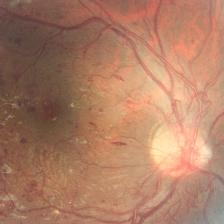
#> input picture images/Train image samples/sample/crop_224/16_left.jpeg, 224 x 224 px, found by its file name
$ python test_crop_and_resize.py
#> lines starting #> are read from the running program, lines starting #| are printed output that depends on the picture
#crop and resize the image

from PIL import Image
import os
#for image read and save
from skimage import io
from skimage.transform import resize
import time

#scriptDir = os.path.dirname(__file__)
#imagePath = os.path.join(scriptDir, '/home/tirth/Diabetic Retinopathy/TirthSampleTest/126_right.jpeg')
start_time_first = time.time()


imagePath = "/home/tirth/Diabetic Retinopathy/Data Cleaning/sample/16_left.jpeg"

image = Image.open(imagePath)
#> image is the input picture: PIL image 224x224 RGB; mean R, G, B 173.5, 125.1, 100.4

img = io.imread(imagePath)
height, width, channel = img.shape
#> height = 224; width = 224; channel = 3

print('Before: ', height, width, channel)
#| Before:  224 224 3

cropp = 1800
#upper left corner
left = width//2 - cropp//2
#> left = -788
top = height//2 - cropp//2
#> top = -788

#lower right corner
bot = width//2 + cropp//2
#> bot = 1012
right = height//2 + cropp//2
#> right = 1012

imageCropped = image.crop((left, top, bot, right))
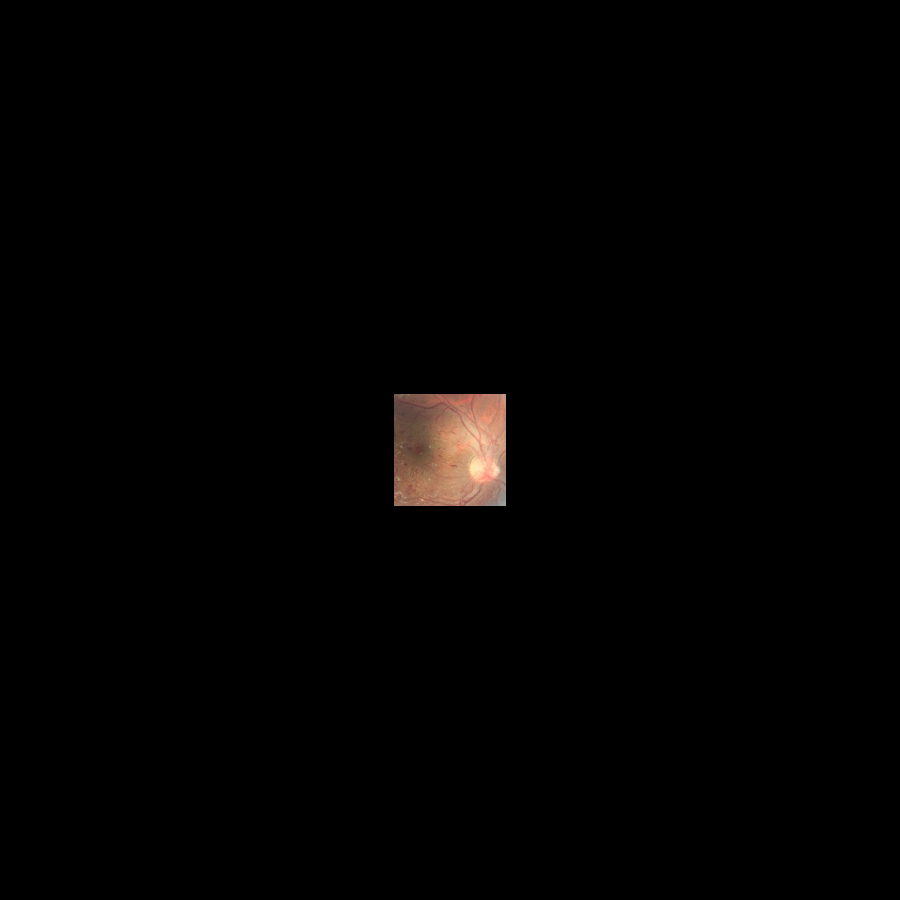
#> imageCropped: PIL image 1800x1800 RGB (shown at 1/2 size); mean R, G, B 2.7, 1.9, 1.6


extension = '.jpeg'

imageCropped.save('1800' + extension)
print("--- %s seconds ---" % (time.time() - start_time_first))
#img.show()

start_time_second = time.time()
cropx , cropy = 1800, 1800

img = io.imread(imagePath)
y,x,channel = img.shape
#> y = 224; x = 224
startx = x//2-(cropx//2)
#> startx = -788
starty = y//2-(cropy//2)
#> starty = -788
img = img[starty:starty+cropy,startx:startx+cropx]
img = resize(img, (256,256), mode='constant')
#> (the run stopped early here; a loop or call above may not have finished)

$ run again, with images/Train image samples/sample/crop_224/10_left.jpeg copied over images/Train image samples/sample/crop_224/16_left.jpeg
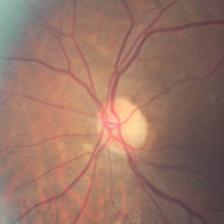
#> input picture images/Train image samples/sample/crop_224/10_left.jpeg, 224 x 224 px, found by its file name
#> image is the input picture: PIL image 224x224 RGB; mean R, G, B 153.5, 115.9, 101.7
#| Before:  224 224 3
#> `imageCropped = image.crop((left, top, bot, right))`:
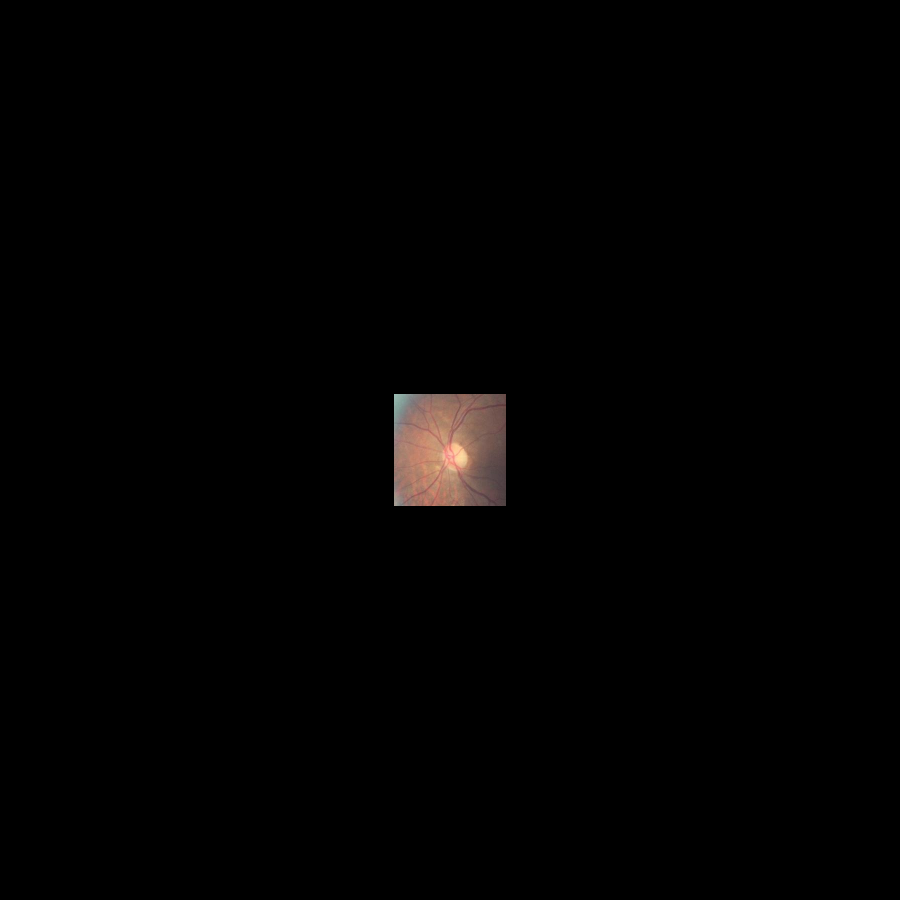
#> imageCropped: PIL image 1800x1800 RGB (shown at 1/2 size); mean R, G, B 2.4, 1.8, 1.6

$ run again, with images/Train image samples/sample/crop_224/13_left.jpeg copied over images/Train image samples/sample/crop_224/16_left.jpeg
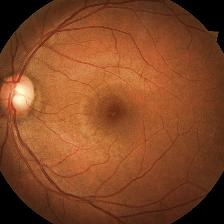
#> input picture images/Train image samples/sample/crop_224/13_left.jpeg, 224 x 224 px, found by its file name
#> image is the input picture: PIL image 224x224 RGB; mean R, G, B 131.2, 71.5, 37.9
#| Before:  224 224 3
#> `imageCropped = image.crop((left, top, bot, right))`:
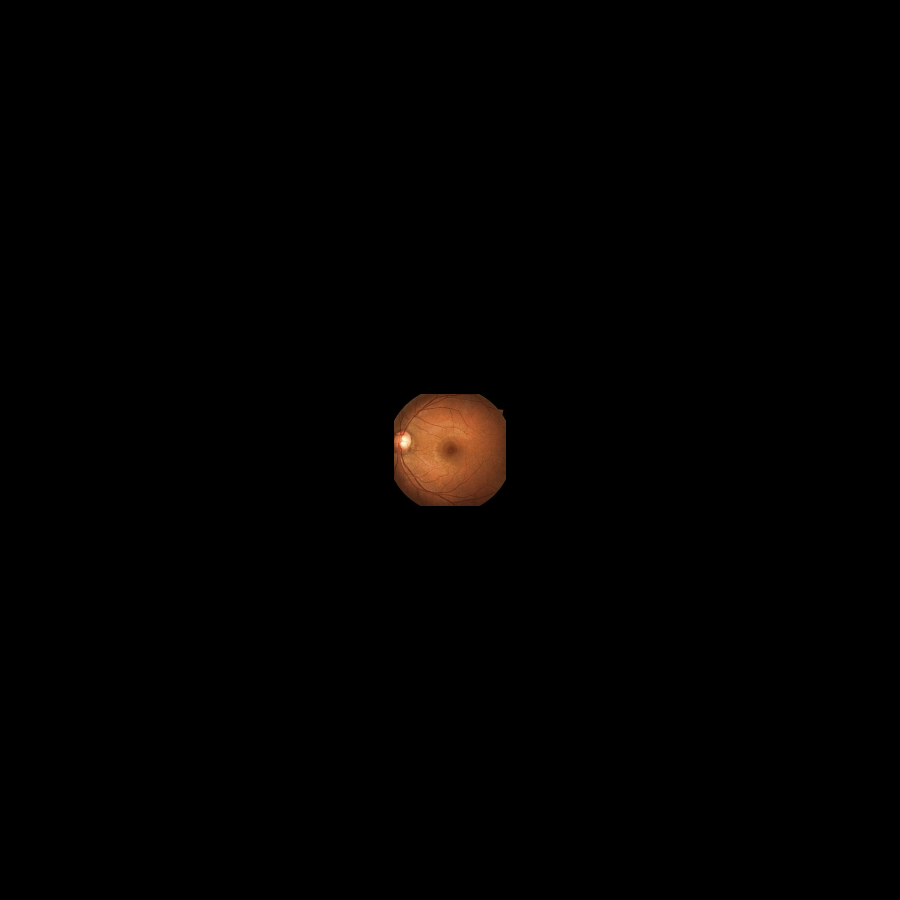
#> imageCropped: PIL image 1800x1800 RGB (shown at 1/2 size); mean R, G, B 2, 1.1, 0.6

$ run again, with images/Train image samples/sample/crop_224/15_left.jpeg copied over images/Train image samples/sample/crop_224/16_left.jpeg
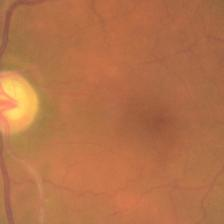
#> input picture images/Train image samples/sample/crop_224/15_left.jpeg, 224 x 224 px, found by its file name
#> image is the input picture: PIL image 224x224 RGB; mean R, G, B 181, 114.2, 72.8
#| Before:  224 224 3
#> `imageCropped = image.crop((left, top, bot, right))`:
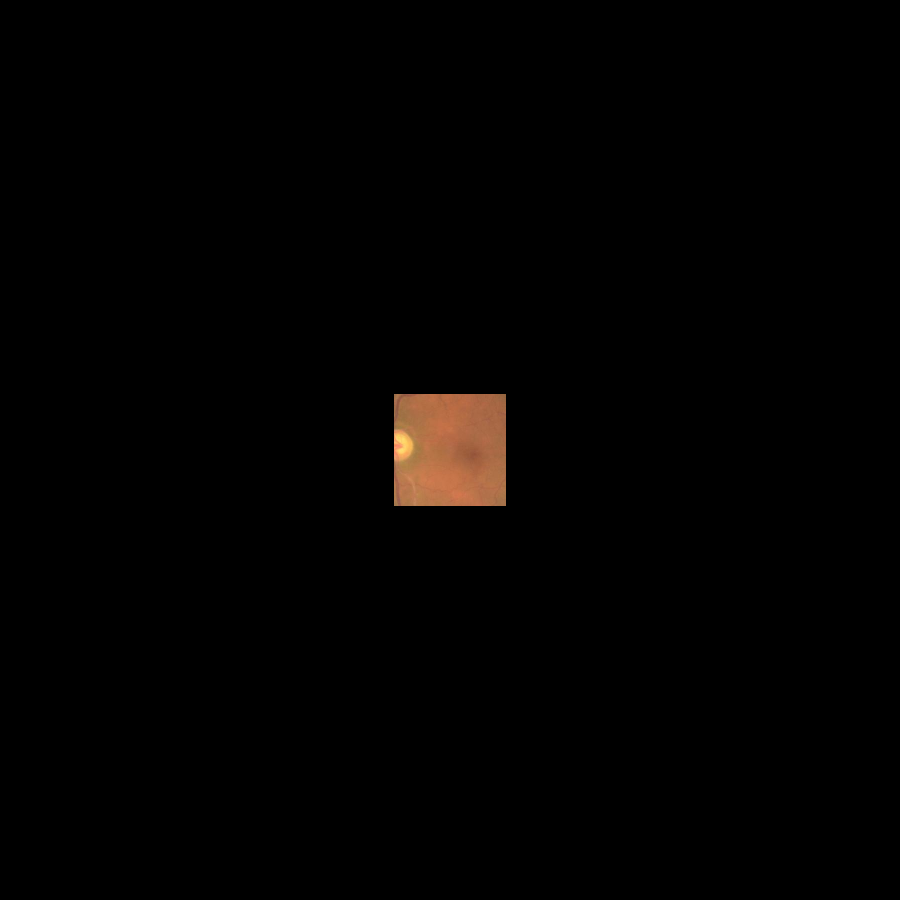
#> imageCropped: PIL image 1800x1800 RGB (shown at 1/2 size); mean R, G, B 2.8, 1.8, 1.1
